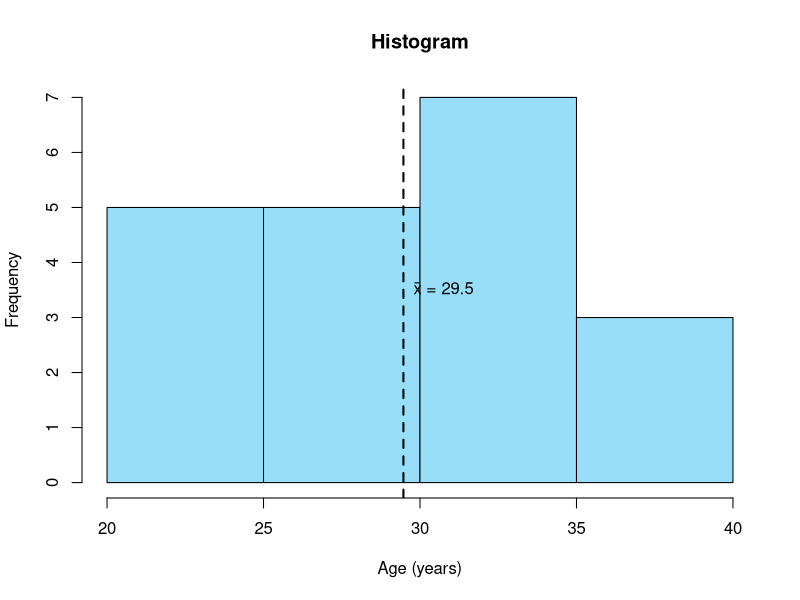
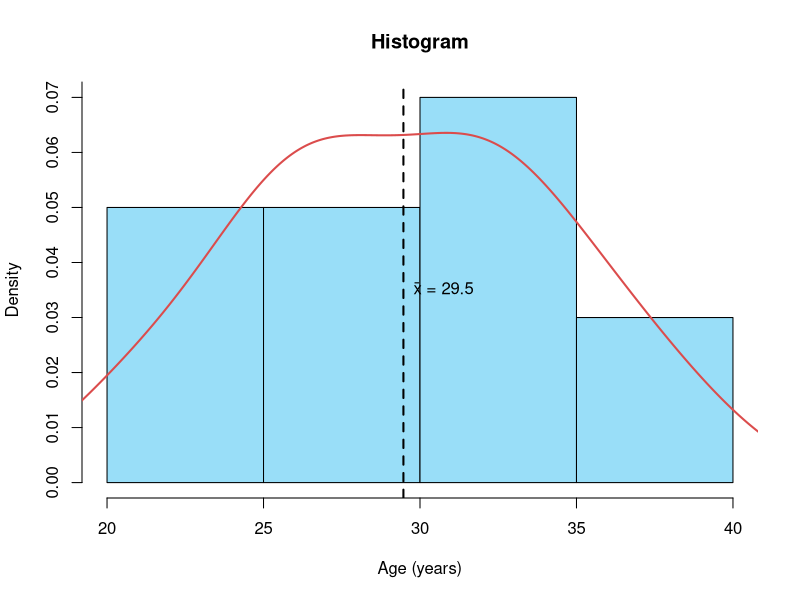
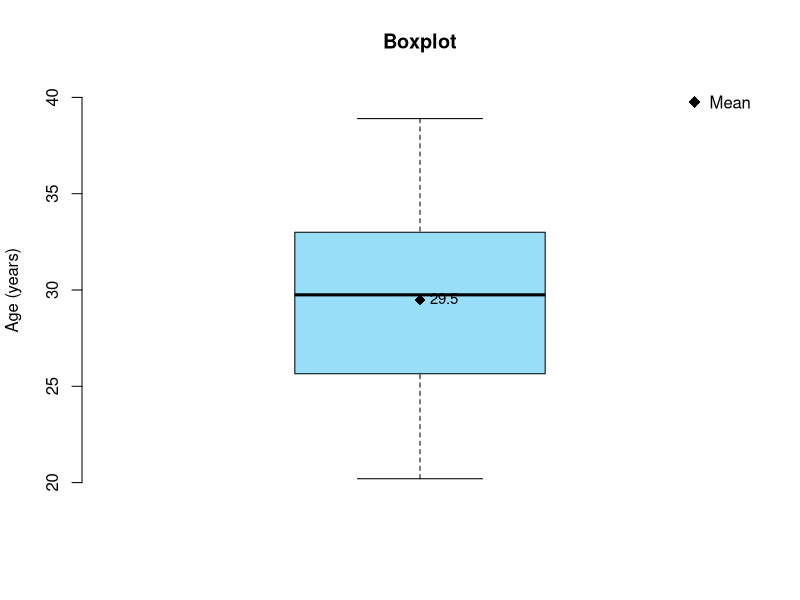
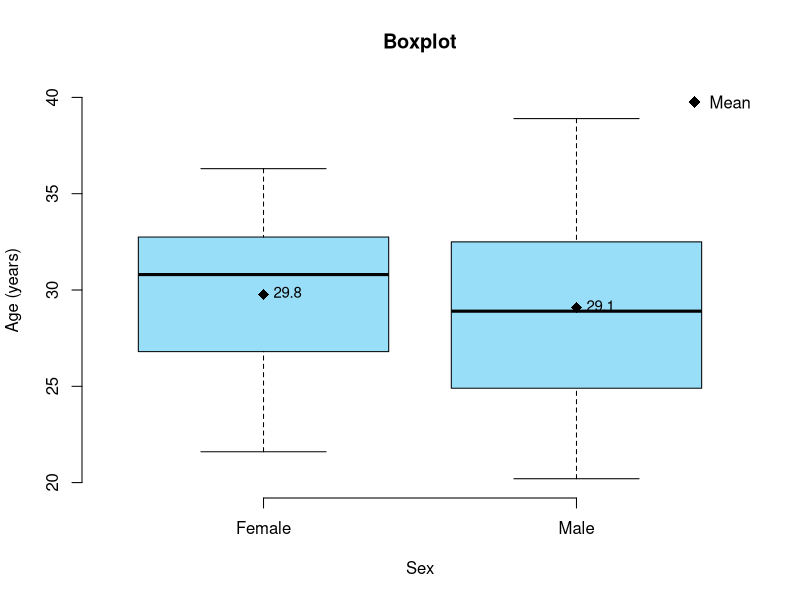
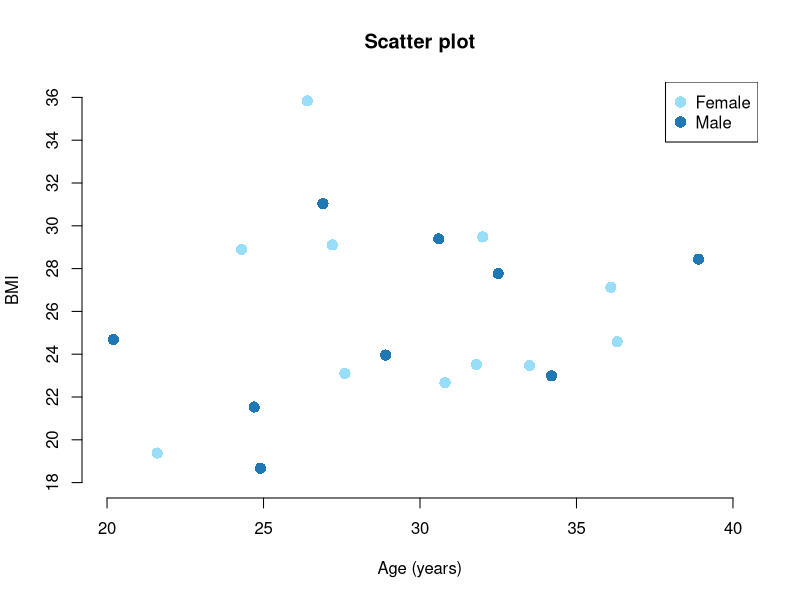
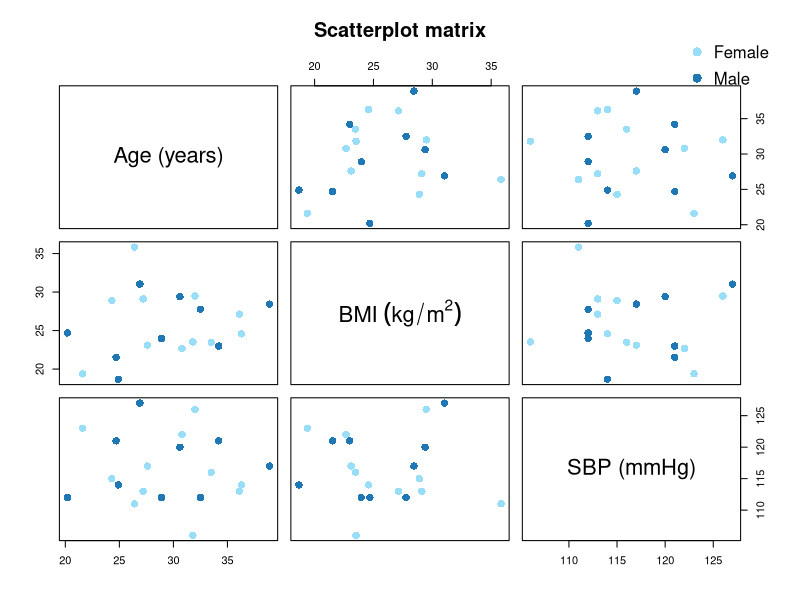
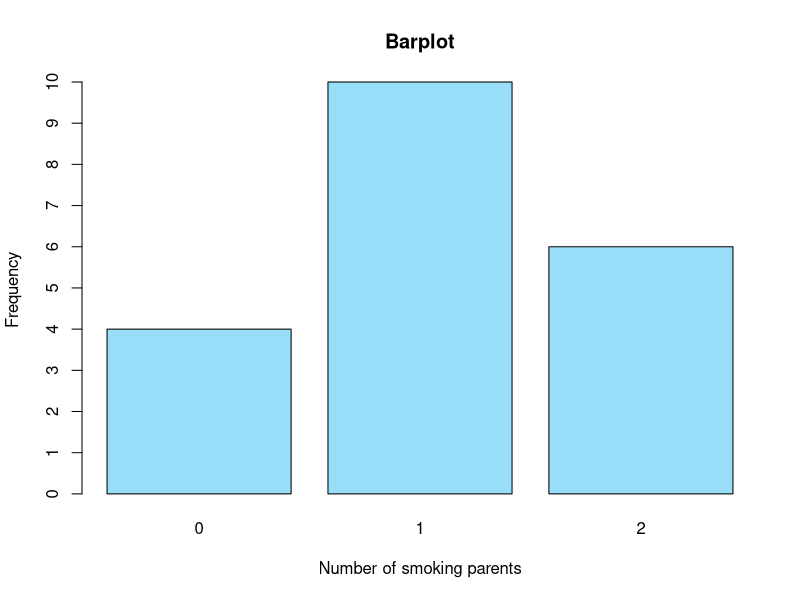
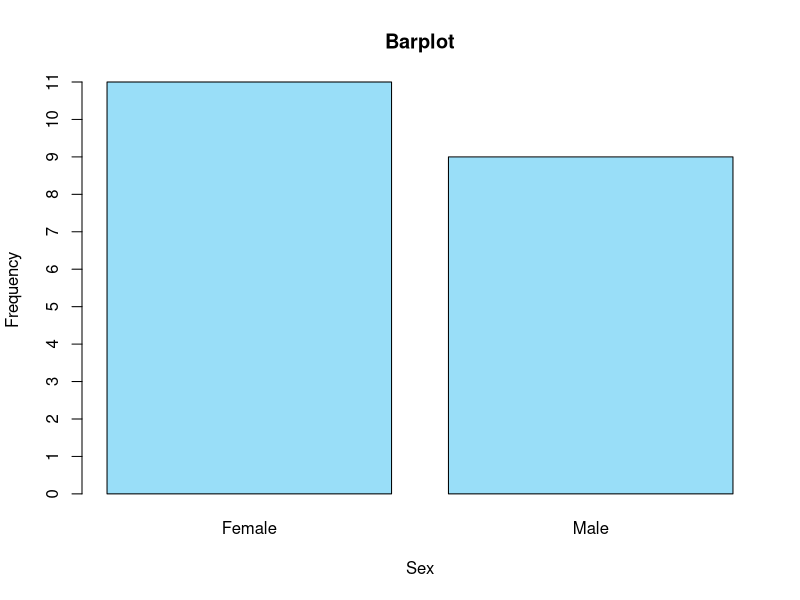

Generate these figures, in order, with R:
# 🗂️ Dataframe ####
set.seed(123) # Reproducible results
n <- 20 # Sample size

id <- seq(from = 1, to = n, by = 1) # Generate ID sequence from 1 to 20
sex <- factor(sample(x = c(0, 1), size = n, replace = TRUE), levels = c(0, 1), labels = c("Female", "Male")) # Generate 20 random sex values (categorical variable)
age <- round(x = rnorm(n = n, mean = 30, sd = 5), digits = 1) # Generate 20 ages (years), normally distributed (mean = 30, SD = 5), rounded to 1 decimal (continuous variable)
bmi <- round(x = rnorm(n = n, mean = 25, sd = 5), digits = 2) # Generate 20 body mass indexes (kg/m²), normally distributed (mean = 25, SD = 5), rounded to 2 decimals (continuous variable)
smoke <- factor(sample(x = c(0, 1), size = n, replace = TRUE), levels = c(0, 1), labels = c("No", "Yes")) # Generate 20 random smoker values (categorical variable)
parents_smoke <- sample(x = 0:2, size = n, replace = TRUE) # Generate 20 random values of number of smoking parents (discrete variable)
sbp <- round(x = rnorm(n = n, mean = 120, sd = 10), digits = 0) # Generate 20 systolic blood pressures (mmHg), normally distributed (mean = 120, SD = 10), rounded to 0 decimals (continuous variable)

df <- data.frame(Id = id, Sex = sex, Age = age, BMI = bmi, Smoke = smoke, ParentsSmoke = parents_smoke, SBP = sbp) # Create dataframe
df$Id <- as.integer(df$Id) # Convert Id variable to integer



# 🎨 Hex color codes ####
browseURL("https://www.color-hex.com/") # Open website to explore HEX color codes


# 📊 Histogram #####
freq_hist <- hist(x = df$Age, breaks = 4, freq = TRUE, # Create frequency histogram of age (continuous)
                  col = "#99DEF8", border = "#000000",
                  main = "Histogram", xlab = "Age (years)", ylab = "Frequency",
                  axes = FALSE, labels = FALSE)
axis(side = 1, at = seq(floor(min(df$Age)), ceiling(max(df$Age)/5)*5, by = 5)) # Add X-axis
axis(side = 2, at = seq(0, max(freq_hist$counts), by = 1)) # Add Y-axis
abline(v = mean(df$Age), col = "#000000", lty = 2, lwd = 2) # Add vertical line
text(x = mean(df$Age), y = max(freq_hist$counts)/2, # Add text
     labels = paste("x̄ =", formatC(mean(df$Age), format = "f", digits = 1)),,
     pos = 4, cex = 1.0, col = "#000000")


dens_hist <- hist(x = df$Age, breaks = 4, freq = FALSE, # Create density histogram of age (continuous)
                  col = "#99DEF8", border = "#000000",
                  main = "Histogram", xlab = "Age (years)", ylab = "Density",
                  axes = FALSE, labels = FALSE)
axis(side = 1, at = seq(floor(min(df$Age)), ceiling(max(df$Age)/5)*5, by = 5)) # Add X-axis
axis(side = 2, at = seq(0, ceiling(max(dens_hist$density)), by = 0.01)) # Add Y-axis: each 0.01 unit × 5-year bin ≈ 0.05 area (≈5% of total)
lines(x = density(df$Age), col = "#DB4C4C", lty = 1, lwd = 2) # Add smooth density curve (smoothed version of histogram using kernel density estimation)
abline(v = mean(df$Age), col = "#000000", lty = 2, lwd = 2) # Add vertical line
text(x = mean(df$Age), y = max(dens_hist$density)/2, # Add text
     labels = paste("x̄ =", formatC(mean(df$Age), format = "f", digits = 1)),
     pos = 4, cex = 1.0, col = "#000000")



# 🎁 Boxplot #####
boxplot(x = df$Age, # Create boxplot of age (continuous)
        col = "#99DEF8", border = "#000000",
        main = "Boxplot", ylab = "Age (years)", 
        ylim = c(floor(min(df$Age)), ceiling(max(df$Age)/5)*5),
        axes = FALSE, outline = TRUE)
axis(side = 2, at = seq(floor(min(df$Age)), ceiling(max(df$Age)/5)*5, by = 5)) # Add Y-axis
mean_age <- mean(df$Age) # Calculate mean age
points(x = 1, y = mean_age, pch = 18, col = "#000000", cex = 1.5) # Add point
text(x = 1, y = mean_age, # Add text
     labels = paste(formatC(mean_age, format = "f", digits = 1)), 
     pos = 4, cex = 0.9, col = "#000000")
legend(x = "topright", # Add legend
       legend = "Mean", col = "#000000",
       pch = 18, pt.cex = 1.5, bty = "n")

boxplot(formula = Age ~ Sex, data = df, # Create boxplot of age by sex (continuous vs. categorical)
        col = "#99DEF8", border = "#000000",
        main = "Boxplot", xlab = "Sex", ylab = "Age (years)", 
        ylim = c(floor(min(df$Age)), ceiling(max(df$Age)/5)*5),
        axes = FALSE, outline = TRUE)
axis(side = 1, at = 1:2, labels = levels(df$Sex)) # Add X-axis
axis(side = 2, at = seq(floor(min(df$Age)), ceiling(max(df$Age)/5)*5, by = 5)) # Add Y-axis
mean_age_sex <- tapply(X = df$Age, INDEX = df$Sex, FUN = mean) # Calculate mean age by sex
points(x = 1:2, mean_age_sex, pch = 18, col = "#000000", cex = 1.5) # Add points
text(x = 1:2, y = mean_age_sex, # Add text
     labels = paste(formatC(mean_age_sex, format = "f", digits = 1)), 
     pos = 4, cex = 0.9, col = "#000000")
legend(x = "topright", # Add legend
       legend = "Mean", col = "#000000",
       pch = 18, pt.cex = 1.5, bty = "n")


# 🔵 Scatter plot #####
plot(x = df$Age, y = df$BMI, # Create scatter plot of age and BMI (continuous vs. continuous)
     col = ifelse(df$Sex == "Female", "#99DEF8", "#1F77B4"),
     pch = 16, cex = 1.5, 
     main = "Scatter plot", xlab = "Age (years)", ylab = "BMI",
     xlim = c(floor(min(df$Age)), ceiling(max(df$Age)/5)*5),
     ylim = c(floor(min(df$BMI)), ceiling(max(df$BMI)/2)*2),
     axes = FALSE)
axis(side = 1, at = seq(floor(min(df$Age)), ceiling(max(df$Age)/5)*5, by = 5)) # Add X-axis
axis(side = 2, at = seq(floor(min(df$BMI)), ceiling(max(df$BMI)/2)*2, by = 2)) # Add Y-axis
legend(x = "topright", # Add legend
       legend = c("Female", "Male"), col = c("#99DEF8", "#1F77B4"), 
       pch = 16, pt.cex = 1.5)

pairs(x = df[, c("Age", "BMI", "SBP")], # Create scatterplot matrix of age, BMI, and SBP (continuous vs. continuous vs. continuous)
      col = ifelse(df$Sex == "Female", "#99DEF8", "#1F77B4"),
      pch = 16, cex = 1.5, gap = 1.0,
      main = "Scatterplot matrix", labels = c("Age (years)", expression(BMI~(kg/m^2)), "SBP (mmHg)"))
par(xpd = TRUE) # Allow drawing outside the plot region
legend(x = "topright", # Add legend
       legend = c("Female", "Male"), col = c("#99DEF8", "#1F77B4"),
       pch = 16, pt.cex = 1.2, bty = "n")
par(xpd = FALSE) # Reset plotting area to default



# 📊 Barplot #####
freq_tab <- table(df$ParentsSmoke) # Compute frequency table of number of smoking parents (discrete)
freq_tab # Display frequency table
barplot(height = freq_tab, # Create barplot
        col = "#99DEF8", border = "#000000",
        main = "Barplot", xlab = "Number of smoking parents", ylab = "Frequency",
        axes = FALSE, axisnames = TRUE)
axis(side = 2, at = seq(0, max(freq_tab), by = 1)) # Add Y-axis

freq_tab <- table(df$Sex) # Compute frequency table of sex (categorical)
freq_tab # Display frequency table
barplot(height = freq_tab, # Create barplot
        col = "#99DEF8", border = "#000000",
        main = "Barplot", xlab = "Sex", ylab = "Frequency",
        axes = FALSE, axisnames = TRUE)
axis(side = 2, at = seq(0, max(freq_tab), by = 1)) # Add Y-axis

cont_tab <- t(x = prop.table(table(df$Sex, df$Smoke), margin = 1) * 100) # Compute contingency table showing percentage of smokers by sex (categorical vs. categorical)
cont_tab # Display contingency table
barplot(height =  cont_tab, # Create stacked barplot
        col = c("#F44336", "#6AA84F"), border = "#000000",
        ylim = c(0, 100),
        main = "Stacked barplot", xlab = "Sex", ylab = "Percentage (%)", 
        beside = FALSE, axes = FALSE, axisnames = TRUE)
axis(side = 2, at = seq(0, 100, by = 10)) # Add Y-axis
par(xpd = TRUE) # Allow drawing outside the plot region
legend(x = "topright", inset = c(0, -0.1), # Add legend
       legend = c("No", "Yes"), col = c("#F44336", "#6AA84F"),
       pch = 15, pt.cex = 1.2, bty = "n")
par(xpd = FALSE) # Reset plotting area to default

cont_tab <- t(x = prop.table(table(df$Sex, df$Smoke), margin = 1) * 100) # Compute contingency table showing percentage of smokers by sex (categorical vs. categorical)
cont_tab # Display contingency table
barplot(height = cont_tab, # Create grouped barplot
        beside = TRUE, col = c("#F44336", "#6AA84F"), border = "#000000",
        ylim = c(0, max(cont_tab) * 1.1),
        main = "Grouped barplot", xlab = "Sex", ylab = "Percentage (%)", 
        axes = FALSE, axisnames = TRUE)
axis(side = 2, at = seq(0, ceiling(max(cont_tab) * 1.1 / 10) * 10, by = 10)) # Add Y-axis
par(xpd = TRUE) # Allow drawing outside the plot region
legend(x = "topright", inset = c(0, -0.1), # Add legend
       legend = c("No", "Yes"), col = c("#F44336", "#6AA84F"),
       pch = 15, pt.cex = 1.2, bty = "n")
par(xpd = FALSE) # Reset plotting area to default
